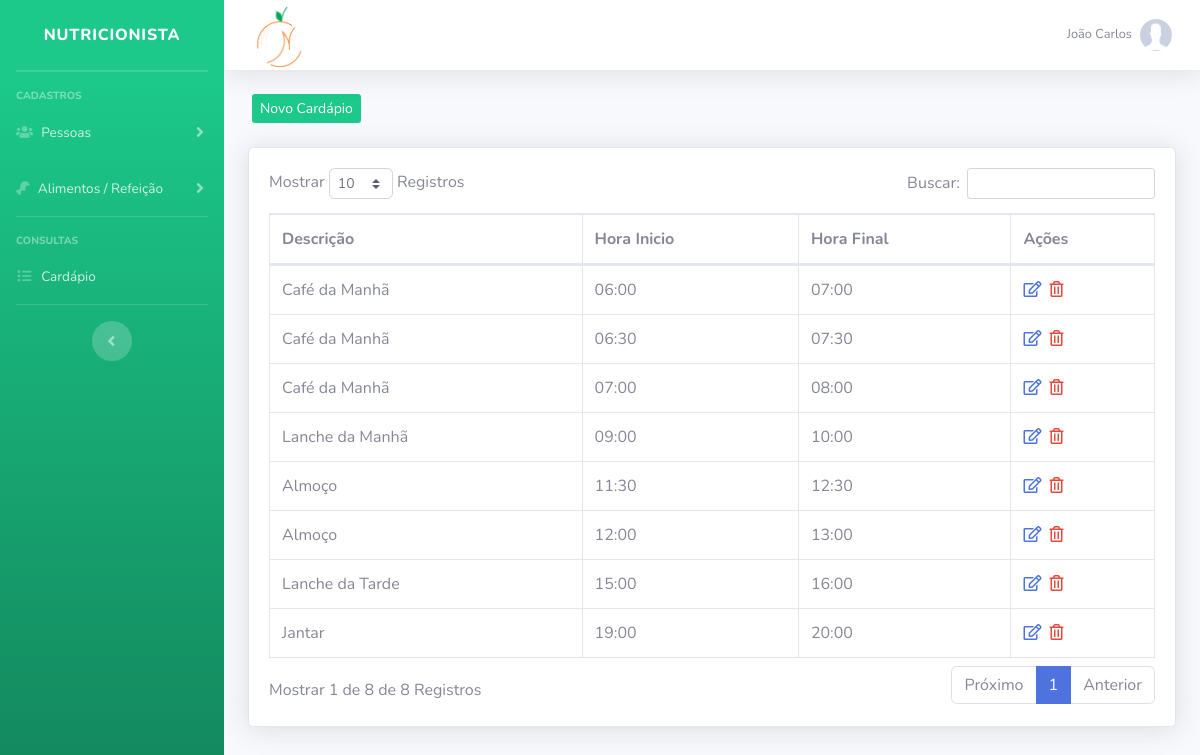
Screenshot of /painel-nutricionista/index.php?pag=cardapio (signed in) with the database file from the repository.
### tables this page shows
CREATE TABLE `usuario` (
  `ID` int(11) NOT NULL,
  `NOME` varchar(50) DEFAULT NULL,
  `CPF` varchar(20) DEFAULT NULL,
  `EMAIL` varchar(100) DEFAULT NULL,
  `SENHA` varchar(50) DEFAULT NULL,
  `NIVEL` varchar(15) DEFAULT NULL
);

CREATE TABLE `refeicao` (
  `ID` int(11) NOT NULL,
  `DESCRICAO` varchar(20) DEFAULT NULL,
  `HORA_INICIAL` varchar(10) DEFAULT NULL,
  `HORA_FINAL` varchar(10) DEFAULT NULL
);

### painel-adm/cardapio.php (the view, shortened to what this page needs)
<?php
$pag = "cardapio";
require_once("../conexao.php");
?>
<div class="row mt-4 mb-4">
    <a type="button" class="btn-success btn-sm ml-3 d-none d-md-block" href="index.php?pag=<?php echo $pag ?>&funcao=novo">Novo Cardápio</a>
</div>
<div class="card shadow mb-4">
    <div class="card-body">
        <div class="table-responsive">
            <table class="table table-bordered" id="dataTable" width="100%" cellspacing="0">
                <thead>
                    <tr>
                        <th>Descrição</th>
                        <th>Hora Inicio</th>
                        <th>Hora Final</th>
                        <th>Ações</th>
                    </tr>
                </thead>
                <tbody>
                   <?php
                   $query = $pdo->query("SELECT * FROM REFEICAO ORDER BY HORA_INICIAL");
                   $res = $query->fetchAll(PDO::FETCH_ASSOC);
                   for ($i=0; $i < count($res); $i++) {
                      $descricao = $res[$i]['DESCRICAO'];
                      $horaInicial = $res[$i]['HORA_INICIAL'];
                      $horaFinal = $res[$i]['HORA_FINAL'];
                      $id = $res[$i]['ID'];
                      ?>
                    <tr>
                        <td><?php echo $descricao ?></td>
                        <td><?php echo $horaInicial ?></td>
                        <td><?php echo $horaFinal ?></td>
                        <td>
                             <a href="index.php?pag=<?php echo $pag ?>&funcao=editar&id=<?php echo $id ?>" class='text-primary mr-1' title='Editar Dados'><i class='far fa-edit'></i></a>
                            <a href="index.php?pag=<?php echo $pag ?>&funcao=excluir&id=<?php echo $id ?>" class='text-danger mr-1' title='Excluir Registro'><i class='far fa-trash-alt'></i></a>
                        </td>
                    </tr>
<?php } ?>
                </tbody>
            </table>
        </div>
    </div>
</div>

### painel-nutricionista/index.php (shortened to what this page needs)
<?php
    require_once("../conexao.php");
    $pag = @$_GET["pag"];
    $menu1 = "nutricionistas";
    $menu2 = "pacientes";
    $menu3 = "alimentos";
    $menu4 = "categoria_alimentos";
    $menu5 = "refeicao";
    $menu6 = "cardapio";
    $query = $pdo->query("SELECT * FROM USUARIO WHERE ID = '$_SESSION[id_usuario]'");
    $res = $query->fetchAll(PDO::FETCH_ASSOC);
    $nome_usu = @$res[0]['NOME'];
 ?>
<!DOCTYPE html>
<html lang="pt-br">
    <head>
        <link href="../vendor/fontawesome-free/css/all.min.css" rel="stylesheet" type="text/css">
        <link href="../css/sb-admin-2.min.css" rel="stylesheet">
        <link href="../css/style.css" rel="stylesheet">
        <link href="../vendor/datatables/dataTables.bootstrap4.min.css" rel="stylesheet">
    </head>
    <body id="page-top">
        <div id="wrapper">
            <ul class="navbar-nav bg-gradient-success sidebar sidebar-dark accordion" id="accordionSidebar">
                <a class="sidebar-brand d-flex align-items-center justify-content-center" href="index.php">
                    <div class="sidebar-brand-text mx-3">Nutricionista</div>
                </a>
                <hr class="sidebar-divider my-0">
                <hr class="sidebar-divider">
                <div class="sidebar-heading">
                    Cadastros
                </div>
                <li class="nav-item">
                    <a class="nav-link collapsed" href="#" data-toggle="collapse" data-target="#collapseTwo" aria-expanded="true" aria-controls="collapseTwo">
                        <i class="fas fa-users"></i>
                        <span>Pessoas</span>
                    </a>
                </li>
                <li class="nav-item">
                    <a class="nav-link collapsed" href="#" data-toggle="collapse" data-target="#collapseUtilities" aria-expanded="true" aria-controls="collapseUtilities">
                        <i class="fas fa-drumstick-bite"></i>
                        <span>Alimentos / Refeição</span>
                    </a>
                </li>
                <hr class="sidebar-divider">
                <div class="sidebar-heading">
                    Consultas
                </div>
                <li class="nav-item">
                    <a class="nav-link" href="index.php?pag=<?php echo $menu6 ?>">
                        <i class="fas fa-fw fa-list"></i>
                        <span>Cardápio</span></a>
                </li>
                <hr class="sidebar-divider d-none d-md-block">
                <div class="text-center d-none d-md-inline">
                    <button class="rounded-circle border-0" id="sidebarToggle"></button>
                </div>
            </ul>
            <div id="content-wrapper" class="d-flex flex-column">
                <div id="content">
                    <nav class="navbar navbar-expand navbar-light bg-white topbar mb-4 static-top shadow">
                       <img class="mt-1" src="../img/Icons.png" width="78">
                        <ul class="navbar-nav ml-auto">
                            <li class="nav-item dropdown no-arrow">
                                <a class="nav-link dropdown-toggle" href="#" id="userDropdown" role="button" data-toggle="dropdown" aria-haspopup="true" aria-expanded="false">
                                    <span class="mr-2 d-none d-lg-inline text-gray-600 small"><?php echo $nome_usu; ?></span>
                                    <img class="img-profile rounded-circle" src="../img/sem-foto.jpg">
                                </a>
                            </li>
                        </ul>
                    </nav>
                    <div class="container-fluid">
                        <?php if (@$pag == null) {
                        @include_once("home.php");
                        } else if (@$pag==$menu1) {
                        @include_once(@$menu1.".php");
                        } else if (@$pag==$menu2) {
                        @include_once(@$menu2.".php");
                         } else if (@$pag==$menu3) {
                        include_once(@$menu3.".php");
                        } else if (@$pag==$menu4) {
                        @include_once(@$menu4.".php");
                        } else if (@$pag==$menu5) {
                        @include_once(@$menu5.".php");
                        } else if (@$pag==$menu6) {
                        @include_once(@$menu6.".php");
                        } else if (@$pag=='ver-paciente') {
                        @include_once("ver_paciente.php");
                        } else {
                        @include_once("home.php");
                        }
                        ?>
                    </div>
                </div>
            </div>
        </div>
    </body>
</html>

### rows the page displays
usuario: NOME "João Carlos"
refeicao: DESCRICAO "Café da Manhã", HORA_INICIAL "06:00", HORA_FINAL "07:00"
refeicao: DESCRICAO "Café da Manhã", HORA_INICIAL "06:30", HORA_FINAL "07:30"
refeicao: DESCRICAO "Café da Manhã", HORA_INICIAL "07:00", HORA_FINAL "08:00"
refeicao: DESCRICAO "Lanche da Manhã", HORA_INICIAL "09:00", HORA_FINAL "10:00"
refeicao: DESCRICAO "Almoço", HORA_INICIAL "11:30", HORA_FINAL "12:30"
refeicao: DESCRICAO "Almoço", HORA_INICIAL "12:00", HORA_FINAL "13:00"
refeicao: DESCRICAO "Lanche da Tarde", HORA_INICIAL "15:00", HORA_FINAL "16:00"
refeicao: DESCRICAO "Jantar", HORA_INICIAL "19:00", HORA_FINAL "20:00"
